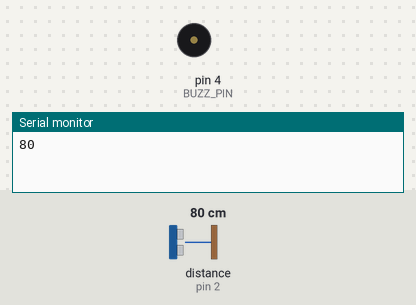
A sketch run on a simulated Arduino Uno, built with avr-gcc and run on an emulated ATmega328P. On the bench: buzzer (waves = sounding), the last lines printed to the serial monitor. Wiring (inferred from the names in the program): ultrasonic range finder: trigger pin 3; echo pin 2. The inputs (shaded band) are chosen by the test bench; at power-on: distance to the obstacle (sensor on pin 2) 80 cm. The echo pulse lasts 58.3 µs per cm.

Above: at 0.1 s.
At 0.6 s:
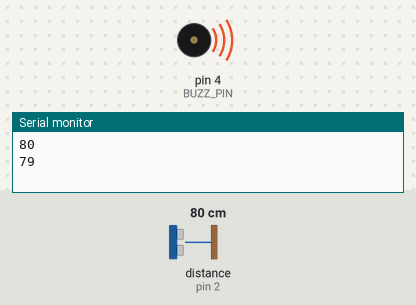
Timing chart, 0 to 2.1 s (numbered marks = the images above):
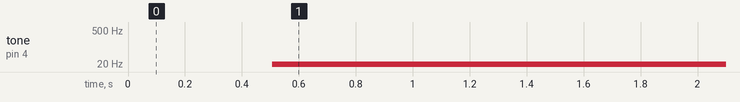

Measured:
- by itself, tone on pin 4 (BUZZ_PIN): silent → 20 Hz at 0.51 s

The sketch:

nano_1.ino
```cpp
#define TRIG_PIN 3
 #define ECHO_PIN 2
 #define BUZZ_PIN 4
 void setup() {
  pinMode(TRIG_PIN, OUTPUT);
  pinMode(ECHO_PIN, INPUT);
 Serial.begin(9600);
 }
 void loop() {
  digitalWrite(TRIG_PIN, HIGH);
  delay(1);
  digitalWrite(TRIG_PIN, LOW);
  int distance = pulseIn(ECHO_PIN, HIGH) / 2 / 29.1;
 Serial.println(distance);
 delay(500);
  if (distance < 100)
   tone(BUZZ_PIN,20);// map(distance, 0, 100, 1000, 15), 100);
  else
   delay(100);
 }
```
